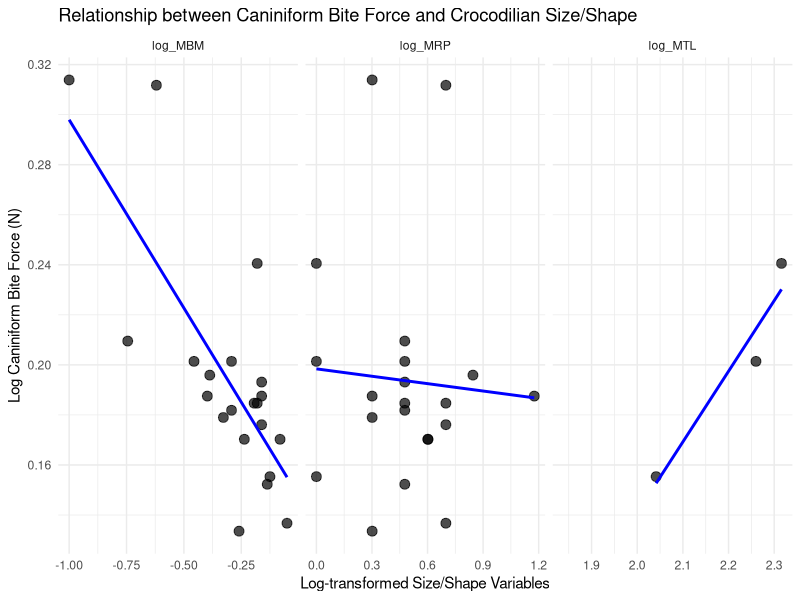

The R source for this figure:
## ---- chunk 1
library(tidyverse)
## ---- chunk 2
croc <- read_table("croc.txt")
croc <- croc %>%
  mutate(across(c(CBF, MTL, MBM, MRP),
                ~ as.numeric(gsub(",", "", as.character(.x)))))
glimpse(croc)
croc <- croc %>%
  mutate(
    log_CBF = log10(CBF),
    log_MTL = log10(MTL),
    log_MBM = log10(MBM),
    log_MRP = log10(MRP)
  )
## ---- chunk 3
croc_long <- croc %>%
  select(log_CBF, log_MTL, log_MBM, log_MRP) %>%
  pivot_longer(cols = -log_CBF, names_to = "variable", values_to = "value")

ggplot(croc_long, aes(x = value, y = log_CBF)) +
  geom_point(size = 3, alpha = 0.7) +
  geom_smooth(method = "lm", se = FALSE, color = "blue") +
  facet_wrap(~ variable, scales = "free_x") +
  labs(
    x = "Log-transformed Size/Shape Variables",
    y = "Log Caniniform Bite Force (N)",
    title = "Relationship between Caniniform Bite Force and Crocodilian Size/Shape"
  ) +
  theme_minimal()
## ---- chunk 4
model <- lm(log_CBF ~ log_MTL + log_MBM, data = croc)
summary(model)
fossils <- tibble(
  MTL = c(0.8, 11) * 100,
  MBM = c(2.6, 4600),
  TaxonOrder = c("Alligatoridea", "Alligatoridea")
) %>%
  mutate(
    log_MTL = log10(MTL),
    log_MBM = log10(MBM)
  )

pred_log <- predict(model, newdata = fossils)
pred_force <- 10^pred_log

fossils$pred_CBF <- pred_force
fossils
